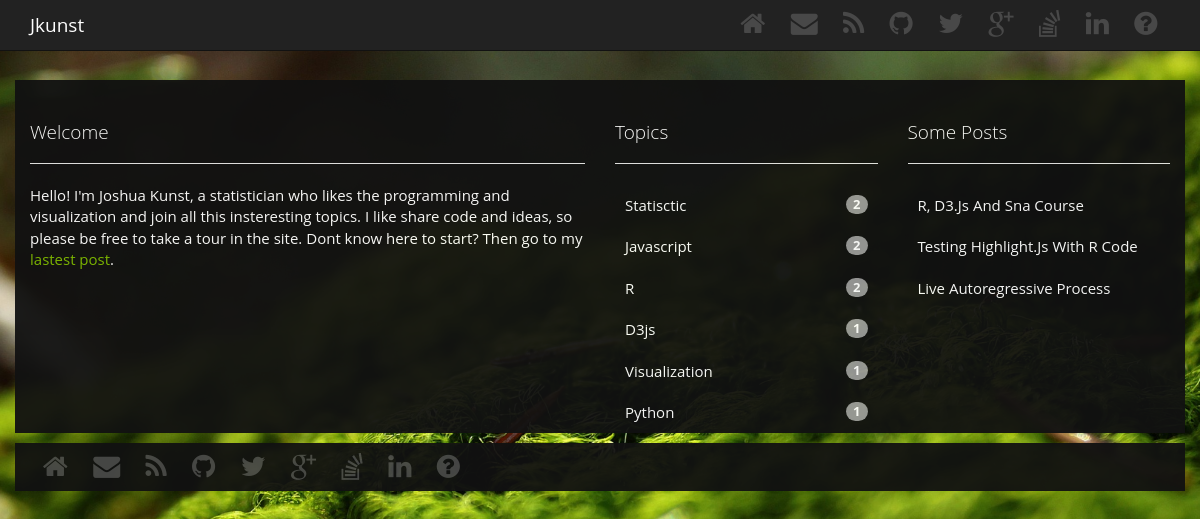
The page / on the database its author committed.
### blog/models.py (models this page shows, shortened)
class Category(models.Model):
    name = models.CharField(max_length=100)
    slug = models.SlugField(unique=True)
    def counter(self):
        return self.post_set.all().count()
    class Meta:
        verbose_name_plural = 'Categories'
        ordering = ('?',)
    class Admin:
        pass

class Post(models.Model):
    STATUS_CHOICES = ((1, 'Live'), (2, 'Draft'))
    category = models.ManyToManyField(Category)
    title = models.CharField(max_length=250)
    slug = models.SlugField(unique=True)
    body = models.TextField()
    pub_date = models.DateTimeField(default=datetime.datetime.now())
    status = models.IntegerField(choices=STATUS_CHOICES, default=2)
    class Meta:
        ordering = ('-pub_date',)
    class Admin:
        pass

### mysite/views.py (the view)
# urls.py: url(r'^$', IndexView.as_view(), name='index'),
class IndexView(TemplateView):
    template_name = "index.html"

### blog/context_processors.py (called while the page is built)
def blog(request):
    categories = Category.objects.all()
    some_posts = Post.objects.filter(status = 1).order_by('?')[0:len(categories)]
    return {
        'categories': categories,
        'some_posts': some_posts
    }

### templates/index.html
{% extends "base.html" %}
{% block content %}
		<div class="row dib">
			<div class="col-md-6">
				<div class="page-header">
					<h4>Welcome</h4>
				</div>
				<p>Hello! I'm Joshua Kunst, a statistician who likes the programming and visualization and join all this insteresting topics. I like share code and ideas, so please be free to take a tour in the site. Dont know here to start? Then go to my <a href="{% url 'blog' %}">lastest post</a>.</p>
				<iframe src="http://githubbadge.appspot.com/badge/jbkunst" style="border: 0;height: 142px;width: 200px;overflow: hidden; float:right" frameBorder=0></iframe>
			</div>
			<div class="col-md-3">
				<div class="page-header">
					<h4>Topics</h4>
				</div>
				<ul class="nav">
					{% for category in categories %}
					<li><a href="{% url 'category' category.slug %}" class="asidebar"><span class="badge pull-right">{{ category.counter }}</span>{{ category.name|title }}</a></li>
					{% endfor %}
				</ul>
			</div>
			<div class="col-md-3">
				<div class="page-header">
					<h4>Some Posts</h4>
				</div>
				<ul class="nav">
					{% for post in some_posts %}
					<li><a href="{% url 'post' post.slug %}" class="asidebar">{{ post.title|title }}</a></li>
					{% endfor %}
				</ul>
			</div>
		</div>
{% endblock content %}

### templates/base.html (shortened to what this page needs)
<!DOCTYPE html>
<html lang="en">
  <head>
    {% load staticfiles %}
    <link href="{% static 'css/bootstrap.css' %}" rel="stylesheet">
    <link href="{% static 'css/highlight.js.github.css' %}" rel="stylesheet">
    <link href="{% static 'css/font-awesome.css' %}" rel="stylesheet">
    <link href="{% static 'css/custom.css' %}" rel="stylesheet">
  </head>
  <body>
    <div class="navbar navbar-default navbar-fixed-top">
        <div class="container">
            <div class="navbar-header">
                <a class="navbar-brand" href="">Jkunst</a>
            </div>
            <div class="navbar-collapse collapse">
                <ul class="nav navbar-nav navbar-right">
                    <li><a href="{% url 'index' %}"><i class="nav-icon home fa fa-home fa-2x"></i></a></li>
                    <li><a href="mailto:jbkunst@gmail.com" target="_blank"><i class="nav-icon mail fa fa-envelope fa-2x"></i></a></li>
                    <li><a href="{% url 'blog-rss' %}"><i class="nav-icon rss fa fa-rss fa-2x"></i></a></li>
                    <li><a href="https://github.com/jbkunst/" target="_blank"><i class="nav-icon git-hub fa fa-github fa-2x"></i></a></li>
                    <li><a href="https://twitter.com/jbkunst" target="_blank"><i class="nav-icon twitter fa fa-twitter fa-2x"></i></a></li>
                    <li><a href="https://plus.google.com/+JoshuaKunst/posts" target="_blank"><i class="nav-icon google-plus fa fa-google-plus fa-2x"></i></a></li>
                    <li><a href="http://stackoverflow.com/users/829971/jbkunst" target="_blank"><i class="nav-icon stackoverflow fa fa-stack-overflow fa-2x"></i></a></li>
                    <li><a href="http://www.linkedin.com/in/joshuakunst" target="_blank"><i class="nav-icon linkedin fa fa-linkedin fa-2x"></i></a></li>
                    <li><a href="{% url 'random-post' %}"><i class="nav-icon random fa fa-question-circle fa-2x"></i></a></li>
                </ul>
            </div>
        </div>
    </div>
    <div class="container">
    {% block content %}{% endblock %}
    </div>
    <div class="container navbar-default dib">
        <div class="row">
            <div class="col-md-12">
                <ul class="nav navbar-nav navbar-left iconslinks">
                    <li><a href="{% url 'index' %}"><i class="nav-icon home fa fa-home fa-2x"></i></a></li>
                    <li><a href="mailto:jbkunst@gmail.com" target="_blank"><i class="nav-icon mail fa fa-envelope fa-2x"></i></a></li>
                    <li><a href="{% url 'blog-rss' %}"><i class="nav-icon rss fa fa-rss fa-2x"></i></a></li>
                    <li><a href="https://github.com/jbkunst/" target="_blank"><i class="nav-icon git-hub fa fa-github fa-2x"></i></a></li>
                    <li><a href="https://twitter.com/jbkunst" target="_blank"><i class="nav-icon twitter fa fa-twitter fa-2x"></i></a></li>
                    <li><a href="https://plus.google.com/+JoshuaKunst/posts" target="_blank"><i class="nav-icon google-plus fa fa-google-plus fa-2x"></i></a></li>
                    <li><a href="http://stackoverflow.com/users/829971/jbkunst" target="_blank"><i class="nav-icon stackoverflow fa fa-stack-overflow fa-2x"></i></a></li>
                    <li><a href="http://www.linkedin.com/in/joshuakunst" target="_blank"><i class="nav-icon linkedin fa fa-linkedin fa-2x"></i></a></li>
                    <li><a href="{% url 'random-post' %}"><i class="nav-icon random fa fa-question-circle fa-2x"></i></a></li>
                </ul>
            </div>
        </div>
    </div>
  </body>
</html>

### static/css/custom.css (style rules this page uses)
html { background: url('images/forest.jpg') no-repeat center center fixed; -webkit-background-size: cover; -moz-background-size: cover; -o-background-size: cover; background-size: cover; }
body { padding-top: 70px; padding-bottom: 20px; background-color: transparent; }
.dib { background-color: #111111; opacity: 0.95; color: #FFFFFF; margin-top: 10px; }
a, a:hover { color: #7FBB00; text-decoration: none; }
a.asidebar:link { color: #FFFFFF; text-decoration: none; -webkit-transition: color 0.2s linear; -moz-transition: color 0.2s linear; -ms-transition: color 0.2s linear; -o-transition: color 0.2s linear; transition: color 0.2s linear; }
.nav > li > a { position: relative; display: block; padding: 10px 10px; }
.nav-icon { color: #484848; font-size: 1.8em; padding-left: 0.1em; padding-right: 0.1em; -webkit-transition: color 0.2s linear; -moz-transition: color 0.2s linear; -ms-transition: color 0.2s linear; -o-transition: color 0.2s linear; transition: color 0.2s linear; }

### rows shown on the page
Category: counter "2", name "Statisctic"
Category: counter "2", name "Javascript"
Category: counter "2", name "R"
Category: counter "1", name "D3js"
Category: counter "1", name "Visualization"
Category: counter "1", name "Python"
Post: title "R, D3.Js And Sna Course"
Post: title "Testing Highlight.Js With R Code"
Post: title "Live Autoregressive Process"
